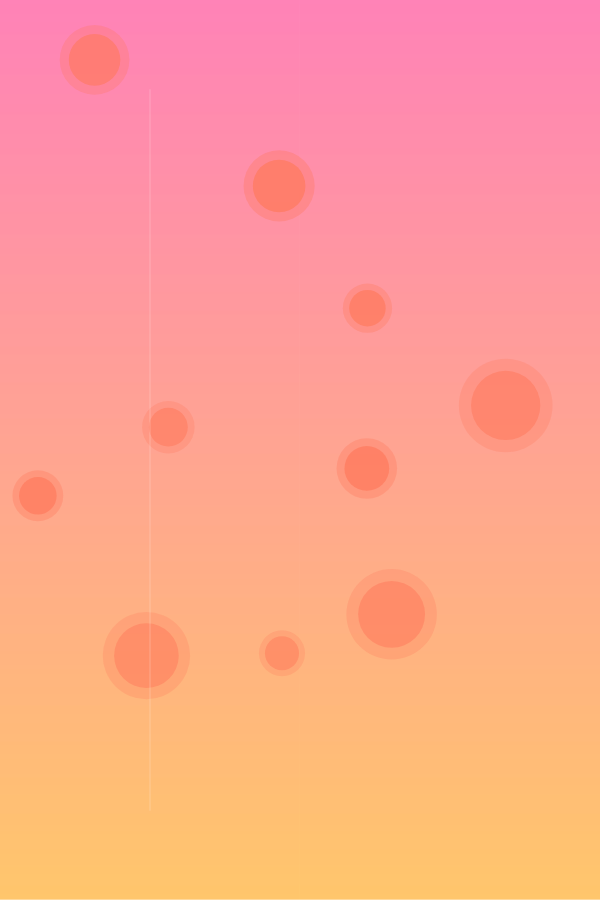
Frame 1 (no input)
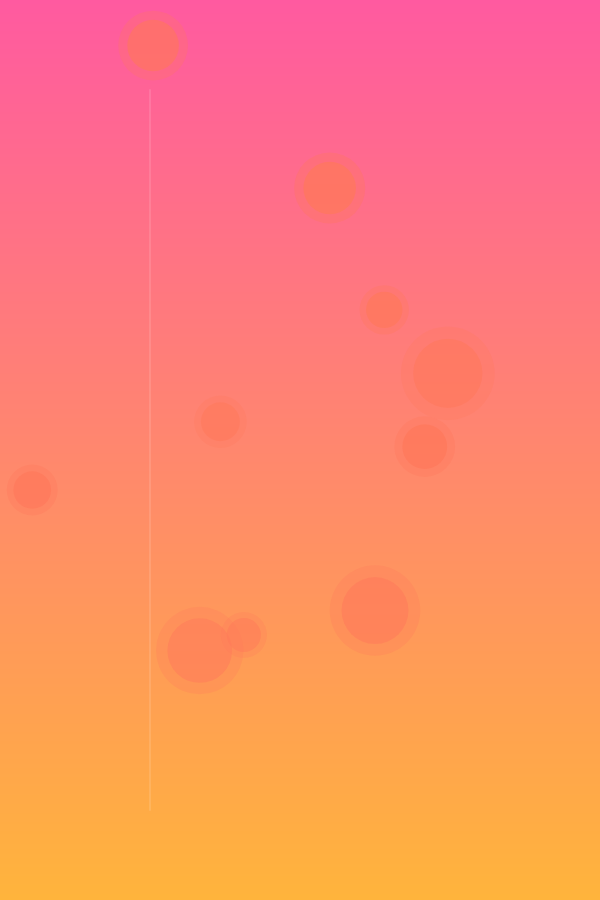
Frame 60 (no input)
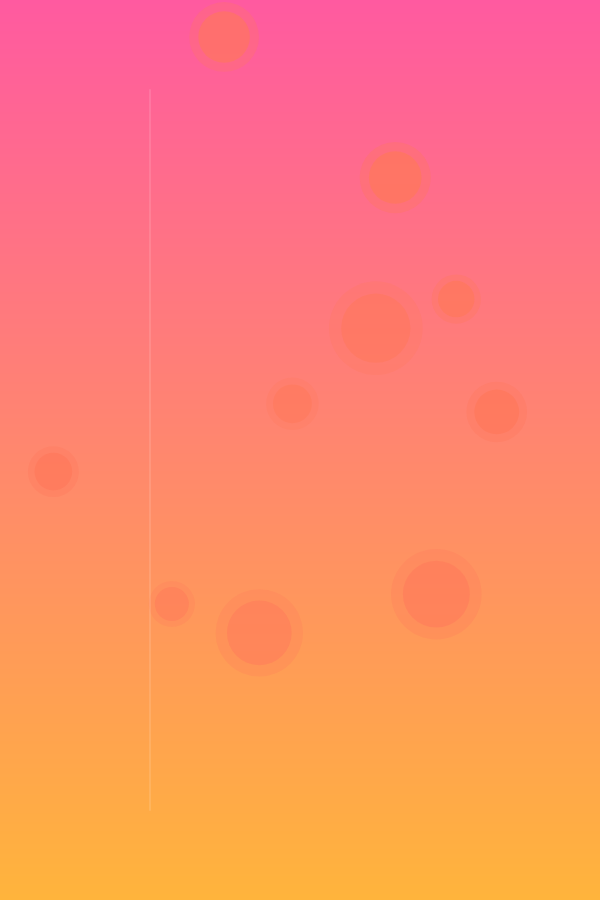
Frame 120 (the mouse pressed at the canvas centre since frame 60)

The p5.js sketch that drew these frames (run headless with seeded random() and noise() and a simulated clock; from frame 60 on, the mouse is pressed at the canvas centre):

// p5.js sketch
// ── sketch.js
// === Full-screen Lava Lamp (drag blobs; phone-optimized) ===

let blobs = [];
let topCol, botCol;
let draggingBlob = null;   // index of blob being dragged (single-touch version)
let dragDX = 0, dragDY = 0;

function setup() {
  const { w, h } = canvasSizeForPhone();
  createCanvas(w, h);
  pixelDensity(1);
  frameRate(60);

  // gradient colors
  topCol = color(255, 90, 160);
  botCol = color(255, 180, 60);

  // scale blob count by screen size
  const target = width < 380 ? 6 : 10;
  blobs = [];
  for (let i = 0; i < target; i++) blobs.push(makeBlob());
}

function windowResized() {
  const { w, h } = canvasSizeForPhone();
  resizeCanvas(w, h);

  // keep blobs inside new bounds
  for (let b of blobs) {
    b.x = constrain(b.x, b.r, width - b.r);
    b.y = constrain(b.y, b.r, height - b.r);
  }
}

function canvasSizeForPhone() {
  // Fill the phone nicely (cap for desktops)
  const w = Math.min(window.innerWidth, 600);
  const h = Math.min(window.innerHeight, 900);
  return { w, h };
}

function draw() {
  // Vertical gradient = "glass"
  for (let y = 0; y < height; y++) {
    const t = y / (height - 1);
    stroke( lerpColor(topCol, botCol, t) );
    line(0, y, width, y);
  }

  // Animate + draw blobs
  noStroke();
  for (let i = 0; i < blobs.length; i++) {
    const b = blobs[i];

    if (draggingBlob !== i) {
      // buoyancy + gentle wobble
      b.vy -= 0.0035; // upforce
      b.vx += 0.05 * sin(frameCount * 0.02 + b.phase);

      // integrate with caps for stability
      b.x += constrain(b.vx, -1.2, 1.2);
      b.y += constrain(b.vy, -1.2, 1.2);
    }

    // bounds (bounce off screen edges)
    if (b.x < b.r)         { b.x = b.r;           b.vx *= -0.9; }
    if (b.x > width - b.r) { b.x = width - b.r;   b.vx *= -0.9; }
    if (b.y < b.r)         { b.y = b.r;           b.vy *= -0.7; }
    if (b.y > height - b.r){ b.y = height - b.r;  b.vy *= -0.7; }

    // draw: translucent halo + core for realistic lava
    fill(b.col.levels[0], b.col.levels[1], b.col.levels[2], b.alpha * 0.5);
    circle(b.x, b.y, b.r * 2.3);

    fill(b.col.levels[0], b.col.levels[1], b.col.levels[2], b.alpha);
    circle(b.x, b.y, b.r * 1.7);
  }

  // optional soft glass glare
  noFill();
  stroke(255, 255, 255, 30);
  strokeWeight(2);
  const glareX = width * 0.25;
  line(glareX, height * 0.1, glareX, height * 0.9);
  noStroke();
}

function makeBlob() {
  const r = random(18, 46);
  return {
    x: random(r, width - r),
    y: random(r, height - r),
    r,
    vx: random(-0.3, 0.3),
    vy: random(-0.5, 0.15),
    phase: random(TWO_PI),
    alpha: random(110, 170),
    col: color(255, 120, 90) // tweak blob hue here
  };
}

// --- Pointer/Touch interaction: drag a single blob ---
function mousePressed() {
  // pick the topmost blob under the pointer
  for (let i = blobs.length - 1; i >= 0; i--) {
    const b = blobs[i];
    if (dist(mouseX, mouseY, b.x, b.y) <= b.r * 1.1) {
      draggingBlob = i;
      dragDX = mouseX - b.x;
      dragDY = mouseY - b.y;
      // soften velocity when grabbed
      b.vx *= 0.2;
      b.vy *= 0.2;
      break;
    }
  }
}

function mouseDragged() {
  if (draggingBlob !== null) {
    const b = blobs[draggingBlob];
    b.x = constrain(mouseX - dragDX, b.r, width - b.r);
    b.y = constrain(mouseY - dragDY, b.r, height - b.r);
  }
}

function mouseReleased() {
  if (draggingBlob !== null) {
    const b = blobs[draggingBlob];
    // give a tiny nudge based on drag end for feel
    b.vx += (movedX || 0) * 0.02;
    b.vy += (movedY || 0) * 0.02;
  }
  draggingBlob = null;
}

// Touch aliases for phones
function touchStarted(){ mousePressed(); return false; }
function touchMoved(){ mouseDragged(); return false; }
function touchEnded(){ mouseReleased(); return false; }
